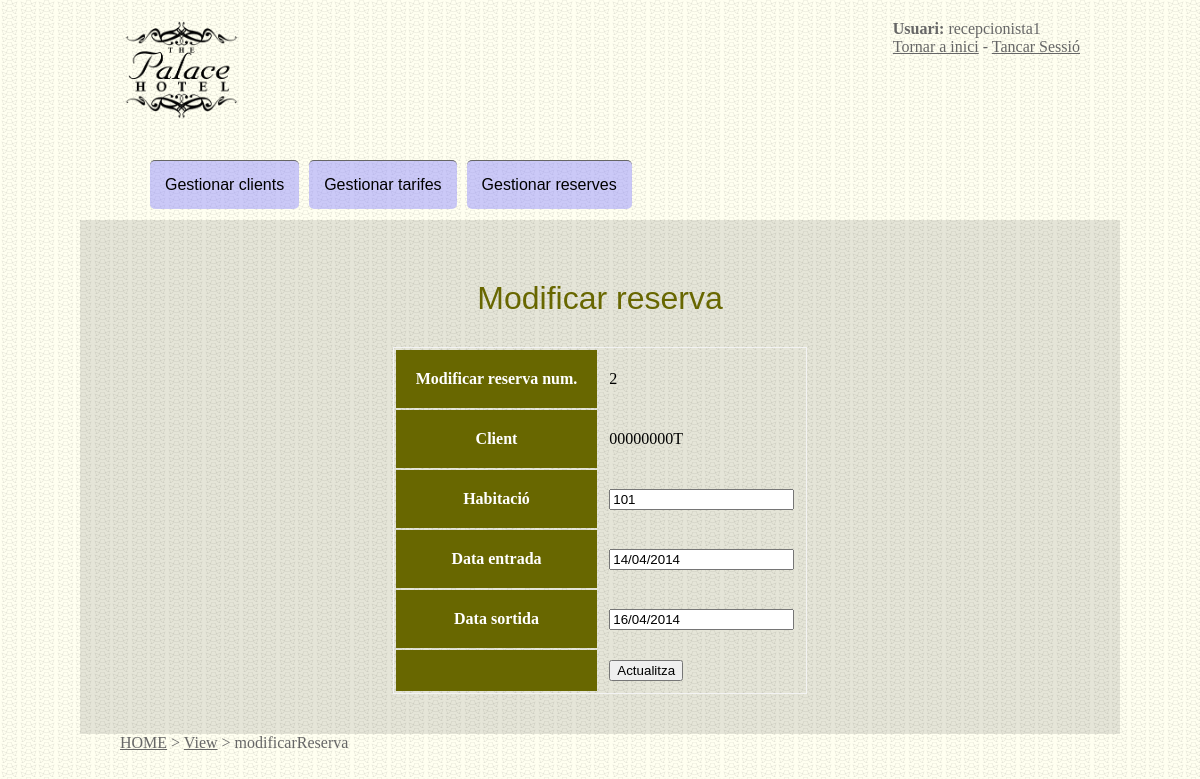
Page /view/modificarReserva.php?id=2 (signed in) on the earlier database version.
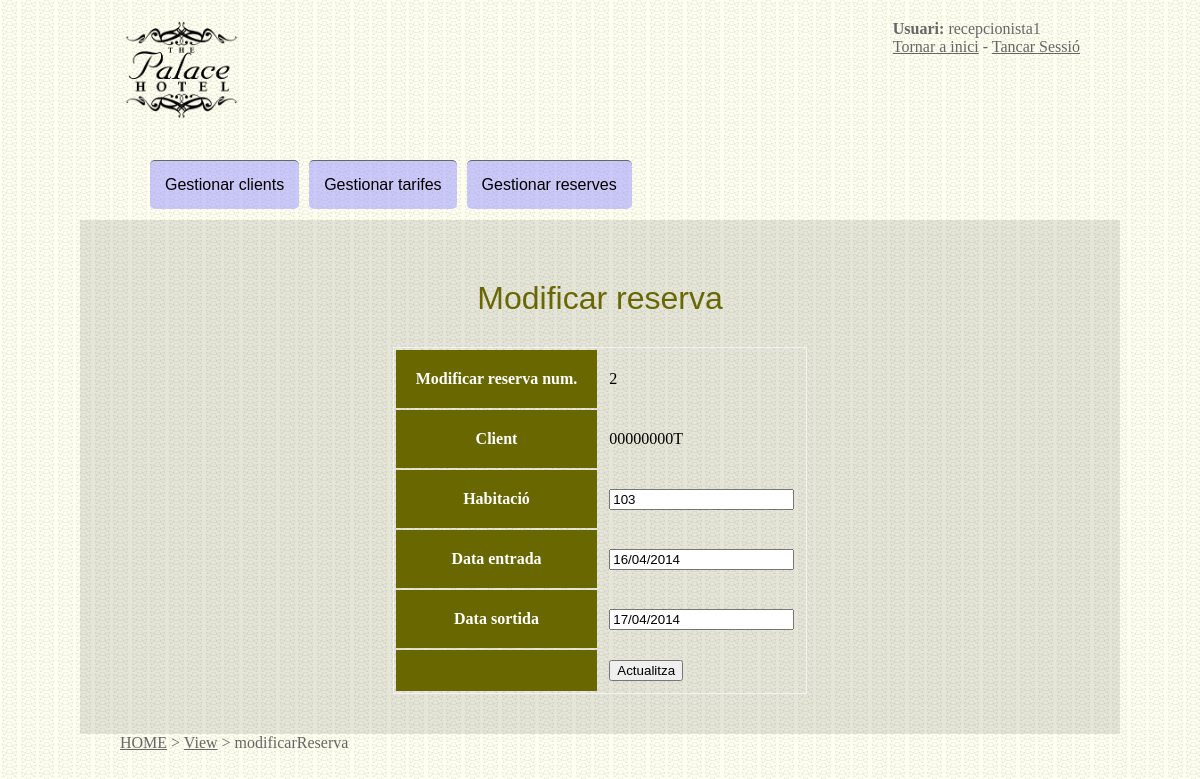
Same page on the later database version.
### tables this page shows
CREATE TABLE IF NOT EXISTS `reserva` (
  `id` int(11) NOT NULL AUTO_INCREMENT,
  `habitacio` int(11) NOT NULL,
  `nifClient` varchar(9) NOT NULL,
  `dataEntrada` date NOT NULL,
  `dataSortida` date NOT NULL,
  `activa` tinyint(4) NOT NULL DEFAULT '1',
  PRIMARY KEY (`id`)
);

### model/DAO/class_db.php (called while the page is built, shortened)
<?php
class db implements interface_db{
	private $server;
	private $username;
	private $password;
	private $link;
	public function getServer(){
		return $this->server;
	}
	public function setServer($value){
		$this->server = 'localhost';
	}
	public function getUsername(){
		return $this->username;
	}
	public function setUsername($value){
		$this->username = 'root';
	}
	public function getPassword(){
		return $this->password;
	}
	public function setPassword($value){
		$this->password = '';
	}
	public function connect(){
		$this->link=mysql_connect($this->getServer(),$this->getUsername(),$this->getPassword());
		return $this->link;
	}
	public function bd($database){
		$this->dbname = mysql_select_db('hotel', $this->link);
	}
	public function close()	{
		return mysql_close($this->link);
	}
	public function executaArray($sql){
		$connexio = $this->connect();
		$objArray=array();
		$consulta=mysql_query($sql, $connexio) or die('Error, la consulta ha fallat: '.$this->error());
		while ($r=mysql_fetch_array($consulta)) { $objArray[]=$r; }
		return $objArray;
	}
}
?>

### model/DAO/class_reserva_db.php (called while the page is built, shortened)
 <?php
require_once("../model/DAO/class_db.php");
class reserva_db {
	public function llistar_una($id) {
		$sql="SELECT * FROM reserva WHERE id=".$id;
		$connexio = new db();
		return $connexio->executaArray($sql);
	}
}
?>

### model/business/class_reserva.php (called while the page is built, shortened)
<?php
include('../model/DAO/class_reserva_db.php');
class reserva {
	public function llistar_una_reserva($id){
		$reservaDB = new reserva_db();
		return $reservaDB->llistar_una($id);
	}
}
?>

### controller/llistarUnaReserva.php (called while the page is built)
<?php
include('../model/business/class_reserva.php');
try {
	$reserva=new Reserva("","","","","");
	$consulta=$reserva->llistar_una_reserva($id);
} catch (Exception $e) {
    echo 'Excepción capturada: ',  $e->getMessage(), "\n";
}
?>

### view/modificarReserva.php (the view, shortened to what this page needs)
<?php include('cabecera.php'); ?>
<h1>Modificar reserva</h1>
<?php
	$id=$_GET['id'];
	include ('../controller/llistarUnaReserva.php');
?>
	<table>
		<form action="../controller/actualitzaReserva.php" method="post" onsubmit="return valida();">
		<?php
		foreach ($consulta as $fila){
			$nifClient=$fila['nifClient'];
			$habitacio=$fila['habitacio'];
			$data=$fila['dataEntrada'];
			$fecha = explode("-", $data);
			$any=$fecha[0];
			$mes=$fecha[1];
			$dia=$fecha[2];
			$dataEntrada=$dia."/".$mes."/".$any;
			$data=$fila['dataSortida'];
			$fecha = explode("-", $data);
			$any=$fecha[0];
			$mes=$fecha[1];
			$dia=$fecha[2];
			$dataSortida=$dia."/".$mes."/".$any;
			echo "<tr><th>Modificar reserva num.</th><td>".$id."</td></tr>";
			echo "<tr><th>Client</th><td>".$nifClient."</td></tr>";
			echo "<tr><th>Habitaci&oacute;</th><td><input type='text' name='habitacio' value='".$habitacio."' /></td></tr>";
			echo "<tr><th>Data entrada</th><td><input type='text' name='dataEntrada' value='".$dataEntrada."' /></td></tr>";
			echo "<tr><th>Data sortida</th><td><input type='text' name='dataSortida' value='".$dataSortida."' /></td></tr>";
		}
		?>
			<tr><th></th><td><input type="submit" name="submit" value="Actualitza" /></td></tr>
		</form>
	</table>
<?php
include('pie.php');
?>

Differences in the rows shown:
changed reserva: habitacio "101" → "103"; dataEntrada "14/04/2014" → "16/04/2014"; dataSortida "16/04/2014" → "17/04/2014"
